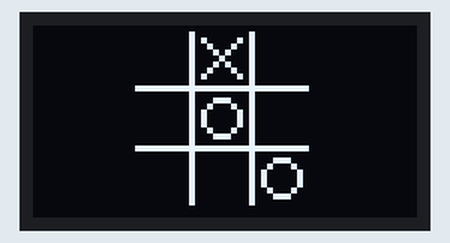
Bench run of a program on a simulated Raspberry Pi Pico running MicroPython. Shown: 64×32 one-colour display. At 0.0 s the program stops and its outputs stay as they are.

Above: at 0.1 s.

The program:

Ex02-GraphicalPrimitives.py
```python
from machine import Pin, I2C
from ssd1306 import SSD1306_I2C

i2c = I2C(1, sda=Pin('GP26'), scl=Pin('GP27'))  # Set up I2C interface
display = SSD1306_I2C(64, 32, i2c)              # Create a driver object for 64x32 display

display.hline(17, 10, 29, 1)      # Horizontal line starting at (17,10) length=29, colour=1
display.hline(17, 20, 29, 1)      # Horizontal line starting at (17,20) length=29, colour=1
display.vline(26, 1, 29, 1)       # Vertical line starting at (26,1) length=29, colour=1
display.vline(36, 1, 29, 1)       # Vertical line starting at (36,1) length=29, colour=1

display.line(28, 2, 34, 8, 1)     # Line from (28,2) to (34,8) colour=1
display.line(34, 2, 28, 8, 1)     # Line from (34,2) to (28,8) colour=1
display.ellipse(31, 15, 3, 3, 1)  # Ellipse centred at (31,15), both radii=3 (i.e. a circle)
display.ellipse(41, 25, 3, 3, 1)  # Ellipse centred at (41,25), both radii=3 (i.e. a circle)

display.show()                    # Call the show() method last to update display
```
